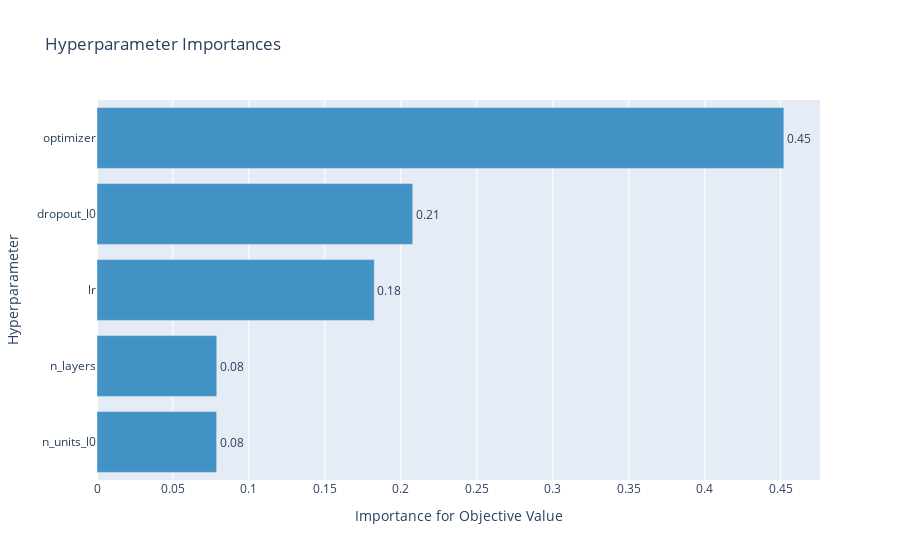

The cell this chart's notebook holds for it:
### Code cell
plot_param_importances(study, evaluator=MeanDecreaseImpurityImportanceEvaluator())

### Figure 1 — Plotly figure (JSON) as saved in the notebook; plotly's stock layout.template omitted (floating-point values rounded to 4 significant figures)
{"data": [{"cliponaxis": false, "hovertemplate": ["n_units_l0 (IntUniformDistribution): 0.0787489816856455<extra></extra>", "n_layers (IntUniformDistribution): 0.07884251244358845<extra></extra>", "lr (LogUniformDistribution): 0.18250153536488606<extra></extra>", "dropout_l0 (UniformDistribution): 0.2078177712311063<extra></extra>", "optimizer (CategoricalDistribution): 0.45208919927477365<extra></extra>"], "marker": {"color": "rgb(66,146,198)"}, "orientation": "h", "text": ["0.0787489816856455", "0.07884251244358845", "0.18250153536488606", "0.2078177712311063", "0.45208919927477365"], "textposition": "outside", "texttemplate": "%{text:.2f}", "type": "bar", "x": [0.07875, 0.07884, 0.1825, 0.2078, 0.4521], "y": ["n_units_l0", "n_layers", "lr", "dropout_l0", "optimizer"]}], "layout": {"showlegend": false, "title": {"text": "Hyperparameter Importances"}, "xaxis": {"title": {"text": "Importance for Objective Value"}}, "yaxis": {"title": {"text": "Hyperparameter"}}}}
